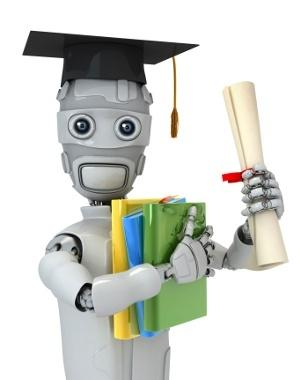
#> input picture ArithmeticOperations/ml.png, 308 x 380 px
$ python multiplication.py
#> lines starting #> are read from the running program, lines starting #| are printed output that depends on the picture
import cv2

img1 = cv2.imread('ml.png')
#> img1 is the input picture: shape (380, 308, 3); mean B, G, R 207.8, 213.7, 211.4

mul = img1 * img1
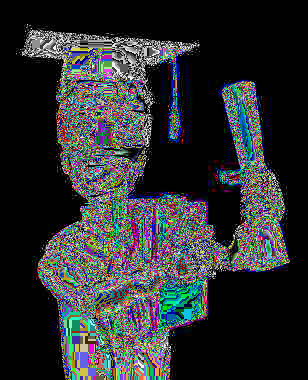
#> mul: shape (380, 308, 3); mean B, G, R 50.2, 48.5, 46
cv2.imshow("Multiplication", mul)
cv2.waitKey(0)
cv2.destroyAllWindows()
